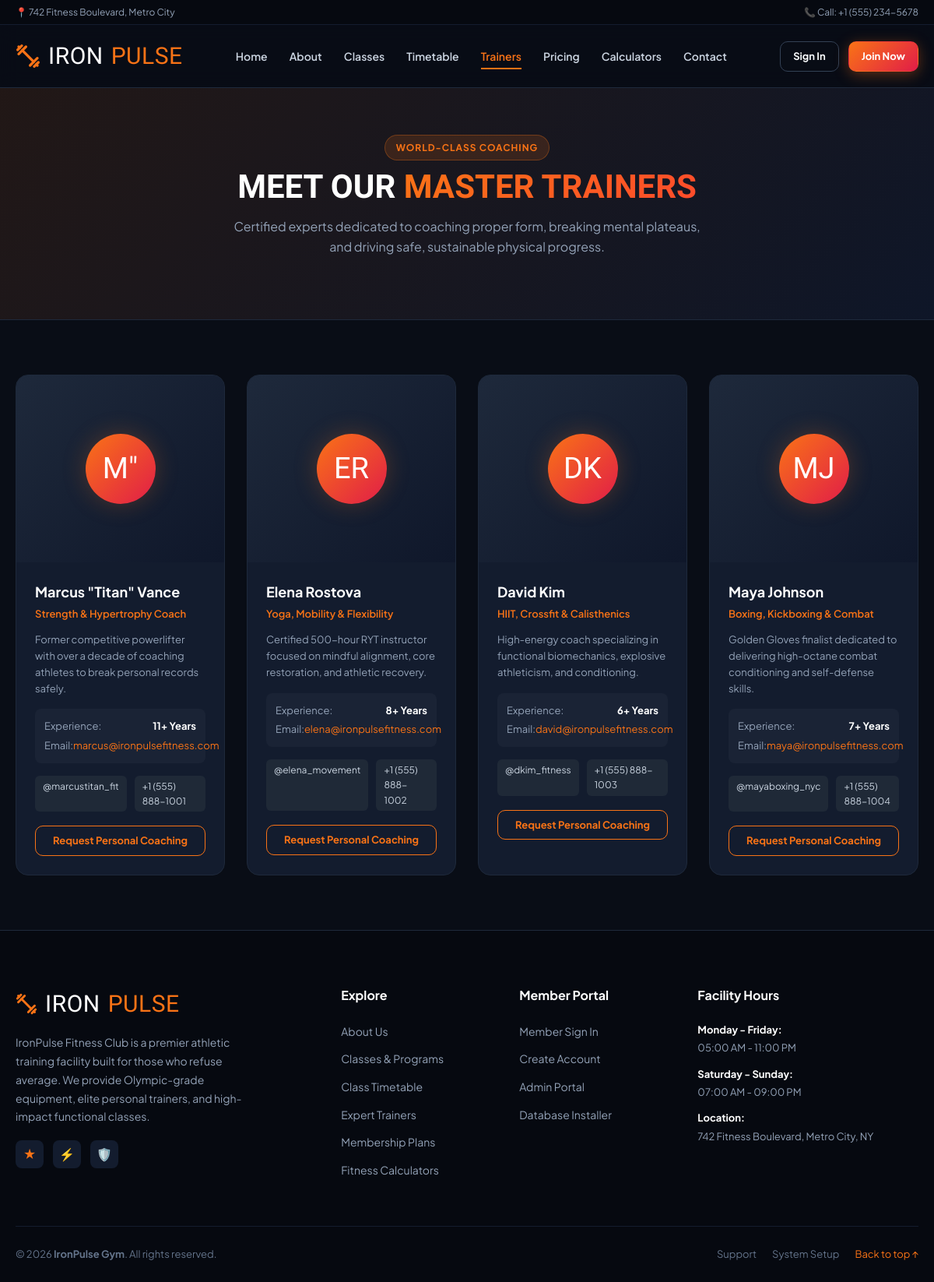
Screenshot of /trainers.php with the database file from the repository.
### tables this page shows
CREATE TABLE `trainers` (
  `id` INT AUTO_INCREMENT PRIMARY KEY,
  `name` VARCHAR(100) NOT NULL,
  `specialty` VARCHAR(150) NOT NULL,
  `bio` TEXT DEFAULT NULL,
  `experience_years` INT DEFAULT 3,
  `email` VARCHAR(120) DEFAULT NULL,
  `phone` VARCHAR(30) DEFAULT NULL,
  `photo` VARCHAR(255) DEFAULT 'default-trainer.png',
  `social_instagram` VARCHAR(100) DEFAULT NULL,
  `social_linkedin` VARCHAR(100) DEFAULT NULL,
  `status` ENUM('active', 'inactive') NOT NULL DEFAULT 'active',
  `created_at` TIMESTAMP DEFAULT CURRENT_TIMESTAMP
);

### config/config.php (called while the page is built, shortened)
<?php
function url($path = '') {
    $cleanPath = ltrim($path, '/');
    return BASE_URL . ($cleanPath ? '/' . $cleanPath : '');
}
function e($string) {
    return htmlspecialchars((string)$string, ENT_QUOTES, 'UTF-8');
}

### trainers.php (the view, shortened to what this page needs)
<?php
require_once __DIR__ . '/config/config.php';
$trainers = [];
try {
    $db = getDB();
    if ($db) {
        $stmt = $db->query("SELECT * FROM trainers WHERE status = 'active' ORDER BY id ASC");
        $trainers = $stmt->fetchAll();
    }
} catch (Exception $e) {
}
require_once __DIR__ . '/includes/header.php';
?>
<div style="background: linear-gradient(135deg, rgba(249, 115, 22, 0.1), rgba(15, 23, 42, 0.9)); padding: 60px 0 40px; border-bottom: 1px solid var(--border-subtle);">
    <div class="container text-center">
        <div class="section-tag">World-Class Coaching</div>
        <h1 class="section-title">MEET OUR <span class="text-gradient">MASTER TRAINERS</span></h1>
        <p class="section-subtitle mx-auto">Certified experts dedicated to coaching proper form, breaking mental plateaus, and driving safe, sustainable physical progress.</p>
    </div>
</div>
<section style="padding: 70px 0;">
    <div class="container">
        <div class="trainers-grid">
            <?php if (!empty($trainers)): ?>
                <?php foreach ($trainers as $trainer): ?>
                    <div class="trainer-card">
                        <div class="trainer-photo-placeholder">
                            <div class="trainer-avatar-initials">
                                <?php
                                    $parts = explode(' ', $trainer['name']);
                                    $initials = strtoupper(substr($parts[0], 0, 1) . (isset($parts[1]) ? substr($parts[1], 0, 1) : ''));
                                    echo e($initials);
                                ?>
                            </div>
                        </div>
                        <div class="trainer-info">
                            <h3 class="trainer-name"><?= e($trainer['name']) ?></h3>
                            <div class="trainer-role"><?= e($trainer['specialty']) ?></div>
                            <p class="trainer-bio"><?= e($trainer['bio']) ?></p>
                            <div style="background: rgba(255,255,255,0.03); border-radius: 8px; padding: 12px; margin-bottom: 16px; font-size: 13px;">
                                <div style="display: flex; justify-content: space-between; margin-bottom: 4px;">
                                    <span style="color: var(--text-muted);">Experience:</span>
                                    <strong style="color: #fff;"><?= (int)$trainer['experience_years'] ?>+ Years</strong>
                                </div>
                                <div style="display: flex; justify-content: space-between;">
                                    <span style="color: var(--text-muted);">Email:</span>
                                    <span style="color: var(--primary);"><?= e($trainer['email']) ?></span>
                                </div>
                            </div>
                            <div class="trainer-social">
                                <span class="social-pill"><?= e($trainer['social_instagram'] ?? '@ironpulse') ?></span>
                                <span class="social-pill"><?= e($trainer['phone']) ?></span>
                            </div>
                            <div style="margin-top: 18px;">
                                <a href="<?= url('contact.php?trainer=' . urlencode($trainer['name'])) ?>" class="btn btn-outline-primary btn-block btn-sm">
                                    Request Personal Coaching
                                </a>
                            </div>
                        </div>
                    </div>
                <?php endforeach; ?>
            <?php else: ?>
                <div style="grid-column: 1 / -1; text-align: center; color: var(--text-muted); padding: 50px;">
                    Trainers will be shown once database is seeded.
                </div>
            <?php endif; ?>
        </div>
    </div>
</section>
<?php require_once __DIR__ . '/includes/footer.php'; ?>

### assets/css/style.css (style rules this page uses)
:root { --primary: #f97316; --primary-hover: #ea580c; --primary-light: rgba(249, 115, 22, 0.15); --primary-glow: rgba(249, 115, 22, 0.4); --secondary: #e11d48; --accent: #10b981; --accent-blue: #3b82f6; --bg-body: #090d16; --bg-surface: #0f172a; --bg-card: #131c2e; --bg-card-hover: #1e293b; --border-subtle: #1e293b; --border-focus: #f97316; --text-main: #f8fafc; --text-secondary: #cbd5e1; --text-muted: #94a3b8; --text-dim: #64748b; --shadow-sm: 0 2px 8px rgba(0, 0, 0, 0.4); --shadow-md: 0 10px 30px rgba(0, 0, 0, 0.5); --shadow-lg: 0 20px 45px rgba(0, 0, 0, 0.7); --shadow-glow: 0 0 30px rgba(249, 115, 22, 0.25); --radius-sm: 6px; --radius-md: 10px; --radius-lg: 16px; --radius-xl: 24px; --radius-full: 9999px; --transition: all 0.25s cubic-bezier(0.4, 0, 0.2, 1); --font-heading: 'Teko', sans-serif; --font-body: 'Plus Jakarta Sans', -apple-system, BlinkMacSystemFont, sans-serif; }
*, *::before, *::after { box-sizing: border-box; margin: 0; padding: 0; }
html { scroll-behavior: smooth; font-size: 16px; }
body { font-family: var(--font-body); background-color: var(--bg-body); color: var(--text-main); line-height: 1.6; overflow-x: hidden; -webkit-font-smoothing: antialiased; }
a { color: inherit; text-decoration: none; transition: var(--transition); }
.container { width: 100%; max-width: 1200px; margin-left: auto; margin-right: auto; padding-left: 20px; padding-right: 20px; }
.text-gradient { background: linear-gradient(135deg, #f97316 0%, #ff4b2b 100%); -webkit-background-clip: text; -webkit-text-fill-color: transparent; }
.section-tag { display: inline-flex; align-items: center; gap: 8px; padding: 6px 14px; background: var(--primary-light); color: var(--primary); border: 1px solid rgba(249, 115, 22, 0.3); border-radius: var(--radius-full); font-size: 12px; font-weight: 700; letter-spacing: 1px; text-transform: uppercase; margin-bottom: 12px; }
.section-title { font-family: var(--font-heading); font-size: 42px; line-height: 1.05; text-transform: uppercase; margin-bottom: 16px; color: #fff; }
.section-subtitle { color: var(--text-muted); font-size: 16px; max-width: 600px; margin-bottom: 40px; }
.text-center { text-align: center; }
.mx-auto { margin-left: auto; margin-right: auto; }
.btn { display: inline-flex; align-items: center; justify-content: center; gap: 8px; padding: 12px 24px; border-radius: var(--radius-md); font-family: var(--font-body); font-size: 14px; font-weight: 700; cursor: pointer; border: 1px solid transparent; transition: var(--transition); text-align: center; white-space: nowrap; }
.btn-outline-primary { background: transparent; border-color: var(--primary); color: var(--primary); }
.btn-sm { padding: 8px 16px; font-size: 13px; }
.btn-block { width: 100%; }
.trainers-grid { display: grid; grid-template-columns: repeat(auto-fit, minmax(260px, 1fr)); gap: 28px; }
.trainer-card { background: var(--bg-card); border: 1px solid var(--border-subtle); border-radius: var(--radius-lg); overflow: hidden; transition: var(--transition); }
.trainer-photo-placeholder { height: 240px; background: linear-gradient(135deg, #1e293b, #0f172a); display: flex; align-items: center; justify-content: center; position: relative; overflow: hidden; }
.trainer-avatar-initials { width: 90px; height: 90px; border-radius: 50%; background: linear-gradient(135deg, var(--primary), var(--secondary)); color: #fff; font-family: var(--font-heading); font-size: 38px; display: flex; align-items: center; justify-content: center; box-shadow: var(--shadow-glow); }
.trainer-info { padding: 24px; }
.trainer-name { font-size: 18px; font-weight: 700; color: #fff; margin-bottom: 4px; }
.trainer-role { font-size: 13px; color: var(--primary); font-weight: 600; margin-bottom: 12px; }
.trainer-bio { font-size: 13px; color: var(--text-muted); line-height: 1.6; margin-bottom: 16px; }
.trainer-social { display: flex; gap: 10px; }
.social-pill { font-size: 12px; padding: 4px 10px; background: #1f2937; border-radius: var(--radius-sm); color: var(--text-secondary); }

### rows the page displays
trainers: name "M\"", name "Marcus \"Titan\" Vance", specialty "Strength & Hypertrophy Coach", bio "Former competitive powerlifter with over a decade of coaching athletes to break personal records safely.", experience_years "11", email "marcus@ironpulsefitness.com", social_instagram "@marcustitan_fit", phone "+1 (555) 888-1001"
trainers: name "ER", name "Elena Rostova", specialty "Yoga, Mobility & Flexibility", bio "Certified 500-hour RYT instructor focused on mindful alignment, core restoration, and athletic recovery.", experience_years "8", email "elena@ironpulsefitness.com", social_instagram "@elena_movement", phone "+1 (555) 888-1002"
trainers: name "DK", name "David Kim", specialty "HIIT, Crossfit & Calisthenics", bio "High-energy coach specializing in functional biomechanics, explosive athleticism, and conditioning.", experience_years "6", email "david@ironpulsefitness.com", social_instagram "@dkim_fitness", phone "+1 (555) 888-1003"
trainers: name "MJ", name "Maya Johnson", specialty "Boxing, Kickboxing & Combat", bio "Golden Gloves finalist dedicated to delivering high-octane combat conditioning and self-defense skills.", experience_years "7", email "maya@ironpulsefitness.com", social_instagram "@mayaboxing_nyc", phone "+1 (555) 888-1004"

### other values shown
APP_NAME "IronPulse Gym"
